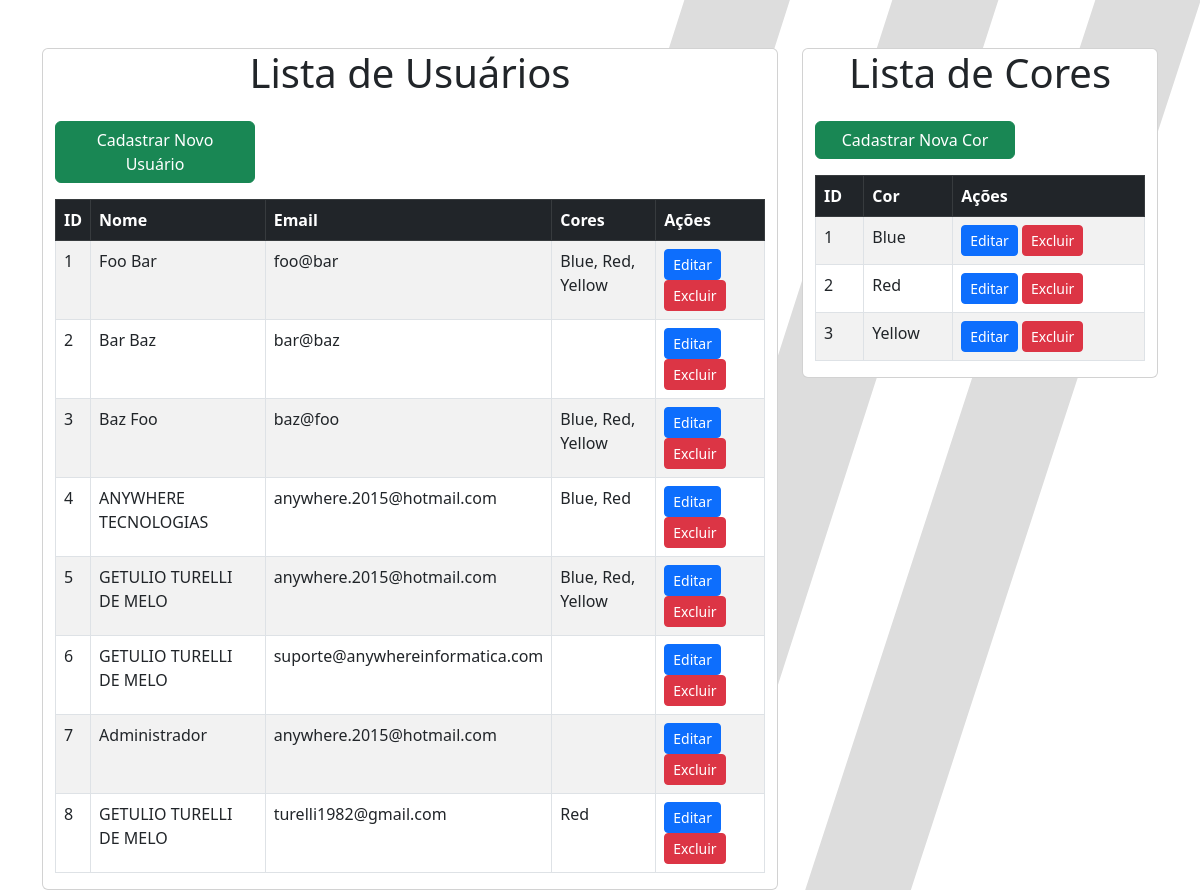
Before: / with the older database file.
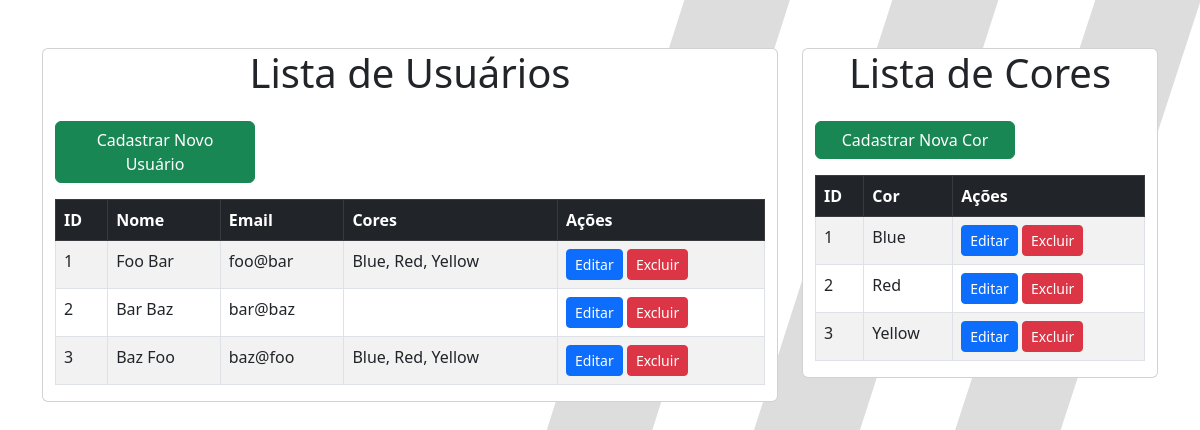
After: the same page with the newer database file.
### tables this page shows
CREATE TABLE users(
    id INTEGER PRIMARY KEY,
    name varchar(100) NOT NULL,
    email varchar(100) NOT NULL
);

CREATE TABLE colors(

    id INTEGER PRIMARY KEY,
    name varchar(50) NOT NULL
);

### connection.php (called while the page is built, shortened)
<?php
class Connection {
    private $databaseFile;
    private $connection;
    public function __construct()
    {
        $this->databaseFile = realpath(__DIR__ . "/database/db.sqlite");
    }
    private function connect()
    {
        try {
            $this->connection = new PDO("sqlite:{$this->databaseFile}");
            $this->connection->setAttribute(PDO::ATTR_ERRMODE, PDO::ERRMODE_EXCEPTION);
        } catch (PDOException $e) {
            echo "Erro ao conectar ao banco de dados: " . $e->getMessage();
        }
    }
    public function getConnection()
    {
        return $this->connection ?: $this->connect();
    }
    public function query($query)
    {
        $result = $this->getConnection()->query($query);
        $result->setFetchMode(PDO::FETCH_INTO, new stdClass);
        return $result;
    }
    public function prepare($query)
    {
        return $this->getConnection()->prepare($query);
    }
}
?>

### views/partes/header.php (shortened to what this page needs)
<!DOCTYPE html>
<html lang="en">
<head>
    <link href="https://cdn.jsdelivr.net/npm/bootstrap@5.3.0/dist/css/bootstrap.min.css" rel="stylesheet">
</head>
<body>

### index.php (shortened to what this page needs)
<?php
include __DIR__ . '/views/partes/header.php';
require __DIR__ . '/connection.php';
?>
<div class="container">
    <div class="row">
        <div class="col-md-8">
            <?php include __DIR__ . '/views/users/users.php'; ?>
        </div>
        <div class="col-md-4">
            <?php include __DIR__ . '/views/colors/colors.php'; ?>
        </div>
    </div>
</div>
<?php include __DIR__ . '/views/partes/footer.php'; ?>

### views/users/users.php (shortened to what this page needs)
<?php
$connection = new Connection();
$users = $connection->query("SELECT * FROM users")->fetchAll(PDO::FETCH_OBJ);
?>
<div class="container mt-5 card">
    <h1 class="text-center mb-4">Lista de Usuários</h1>
    <button class="btn btn-success mb-3" style="max-width: 200px;" data-bs-toggle="modal" data-bs-target="#addNewUserModal">Cadastrar Novo Usuário</button>
    <table class="table table-striped table-bordered">
        <thead class="table-dark">
            <tr>
                <th>ID</th>
                <th>Nome</th>
                <th>Email</th>
                <th>Cores</th>
                <th>Ações</th>
            </tr>
        </thead>
        <tbody>
            <?php foreach ($users as $user): ?>
                <tr>
                    <td><?= htmlspecialchars($user->id) ?></td>
                    <td><?= htmlspecialchars($user->name) ?></td>
                    <td><?= htmlspecialchars($user->email) ?></td>
                    <td>
                        <?php
                        $stmt = $connection->prepare("SELECT c.name FROM colors c INNER JOIN user_colors uc ON c.id = uc.color_id WHERE uc.user_id = :user_id");
                        $stmt->bindParam(':user_id', $user->id, PDO::PARAM_INT);
                        $stmt->execute();
                        $userColors = $stmt->fetchAll(PDO::FETCH_COLUMN);
                        echo implode(', ', $userColors);
                        ?>
                    </td>
                    <td>
                        <button class="btn btn-primary btn-sm" data-bs-toggle="modal" data-bs-target="#editUserModal<?= htmlspecialchars($user->id) ?>">Editar</button>
                        <a href="app/users/delete_user.php?id=<?= htmlspecialchars($user->id) ?>" class="btn btn-danger btn-sm">Excluir</a>
                    </td>
                </tr>
            <?php endforeach; ?>
        </tbody>
    </table>
</div>

### views/colors/colors.php (shortened to what this page needs)
<div class="container mt-5 card">
    <h1 class="text-center mb-4">Lista de Cores</h1>
    <button class="btn btn-success mb-3" style="max-width: 200px;" data-bs-toggle="modal" data-bs-target="#addColorModal">Cadastrar Nova Cor</button>
    <?php
    $connection = new Connection();
    $colors = $connection->query("SELECT * FROM colors")->fetchAll(PDO::FETCH_OBJ);
    ?>
    <table class="table table-striped table-bordered">
        <thead class="table-dark">
            <tr>
                <th>ID</th>
                <th>Cor</th>
                <th>Ações</th>
            </tr>
        </thead>
        <tbody>
            <?php foreach ($colors as $color): ?>
                <tr>
                    <td><?= htmlspecialchars($color->id) ?></td>
                    <td><?= htmlspecialchars($color->name) ?></td>
                    <td>
                        <button class="btn btn-primary btn-sm" data-bs-toggle="modal" data-bs-target="#editColorModal<?= htmlspecialchars($color->id) ?>">Editar</button>
                        <a href="app/colors/delete_color.php?id=<?= htmlspecialchars($color->id) ?>" class="btn btn-danger btn-sm">Excluir</a>
                    </td>
                </tr>
            <?php endforeach; ?>
        </tbody>
    </table>
</div>

### views/partes/footer.php (shortened to what this page needs)
</body>
</html>

### views/partes/header.php (style rules this page uses)
body { background-repeat: no-repeat; background-size: cover; background-attachment: fixed; }

Changed rows visible on the page:
removed users: id "4", name "ANYWHERE TECNOLOGIAS", email "anywhere.2015@hotmail.com", userColors "Blue, Red"
removed users: id "5", name "GETULIO TURELLI DE MELO", email "anywhere.2015@hotmail.com", userColors "Blue, Red, Yellow"
removed users: id "6", name "GETULIO TURELLI DE MELO", email "suporte@anywhereinformatica.com"
removed users: id "7", name "Administrador", email "anywhere.2015@hotmail.com"
removed users: id "8", name "GETULIO TURELLI DE MELO", email "turelli1982@gmail.com", userColors "Red"
